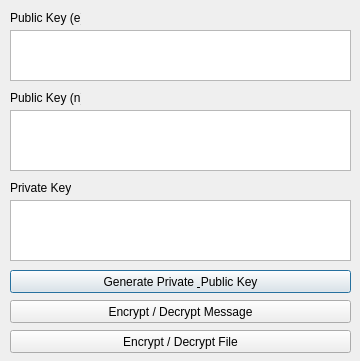
<?xml version="1.0" encoding="UTF-8"?>
<ui version="4.0">
 <class>MainWindow</class>
 <widget class="QDialog" name="MainWindow">
  <property name="geometry">
   <rect>
    <x>0</x>
    <y>0</y>
    <width>360</width>
    <height>361</height>
   </rect>
  </property>
  <property name="windowTitle">
   <string>RSA Assignment 1</string>
  </property>
  <property name="sizeGripEnabled">
   <bool>false</bool>
  </property>
  <widget class="QLabel" name="labelPK_e">
   <property name="geometry">
    <rect>
     <x>10</x>
     <y>10</y>
     <width>71</width>
     <height>16</height>
    </rect>
   </property>
   <property name="text">
    <string>Public Key (e)</string>
   </property>
  </widget>
  <widget class="QTextEdit" name="textPublicKey_e">
   <property name="geometry">
    <rect>
     <x>10</x>
     <y>30</y>
     <width>341</width>
     <height>51</height>
    </rect>
   </property>
   <property name="readOnly">
    <bool>false</bool>
   </property>
  </widget>
  <widget class="QTextEdit" name="textPrivateKey">
   <property name="geometry">
    <rect>
     <x>10</x>
     <y>200</y>
     <width>341</width>
     <height>61</height>
    </rect>
   </property>
   <property name="readOnly">
    <bool>false</bool>
   </property>
  </widget>
  <widget class="QLabel" name="labelPRK">
   <property name="geometry">
    <rect>
     <x>10</x>
     <y>180</y>
     <width>61</width>
     <height>16</height>
    </rect>
   </property>
   <property name="text">
    <string>Private Key</string>
   </property>
  </widget>
  <widget class="QPushButton" name="btnGenerate">
   <property name="geometry">
    <rect>
     <x>10</x>
     <y>270</y>
     <width>341</width>
     <height>23</height>
    </rect>
   </property>
   <property name="text">
    <string>Generate Private &amp; Public Key</string>
   </property>
  </widget>
  <widget class="QPushButton" name="btnEncMessage">
   <property name="geometry">
    <rect>
     <x>10</x>
     <y>300</y>
     <width>341</width>
     <height>23</height>
    </rect>
   </property>
   <property name="text">
    <string>Encrypt / Decrypt Message</string>
   </property>
  </widget>
  <widget class="QPushButton" name="btnEncFile">
   <property name="geometry">
    <rect>
     <x>10</x>
     <y>330</y>
     <width>341</width>
     <height>23</height>
    </rect>
   </property>
   <property name="text">
    <string>Encrypt / Decrypt File</string>
   </property>
  </widget>
  <widget class="QTextEdit" name="textPublicKey_n">
   <property name="geometry">
    <rect>
     <x>10</x>
     <y>110</y>
     <width>341</width>
     <height>61</height>
    </rect>
   </property>
   <property name="readOnly">
    <bool>false</bool>
   </property>
  </widget>
  <widget class="QLabel" name="labelBK_n">
   <property name="geometry">
    <rect>
     <x>10</x>
     <y>90</y>
     <width>71</width>
     <height>16</height>
    </rect>
   </property>
   <property name="text">
    <string>Public Key (n)</string>
   </property>
  </widget>
 </widget>
 <resources/>
 <connections/>
</ui>
